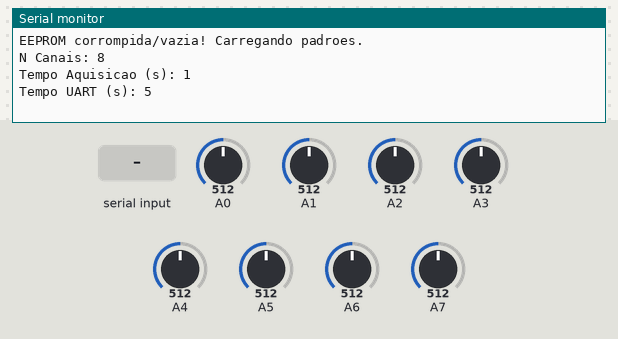
This sketch was run on a simulated Arduino Uno, built with avr-gcc and run on an emulated ATmega328P. Shown: the last lines printed to the serial monitor. Inputs (shaded band) come from the test bench; at power-on: A0 = 512, A1 = 512, A2 = 512, A3 = 512, A4 = 512, A5 = 512, A6 = 512, A7 = 512. EEPROM starts erased.

Above: at 1.7 s.
1.8 s: "90,45\n" received over Serial
At 2.5 s:
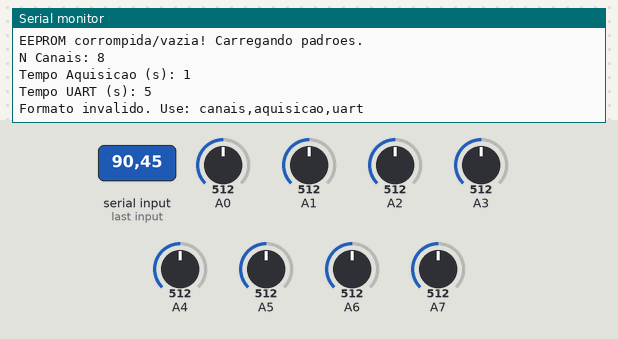
5.9 s: "90,45,20010\n" received over Serial
At 7.1 s:
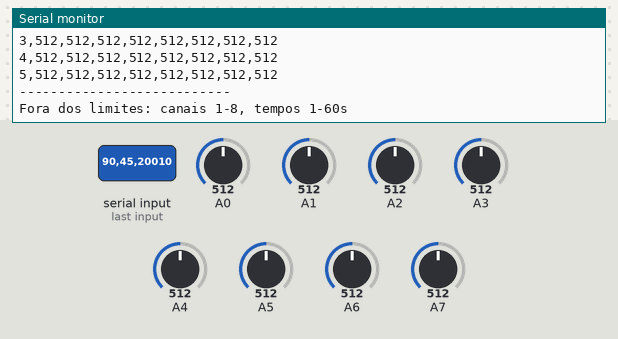
7.4 s: A0 set to 716
8.9 s: A1 set to 716
10.4 s: A2 set to 716
At 11.5 s:
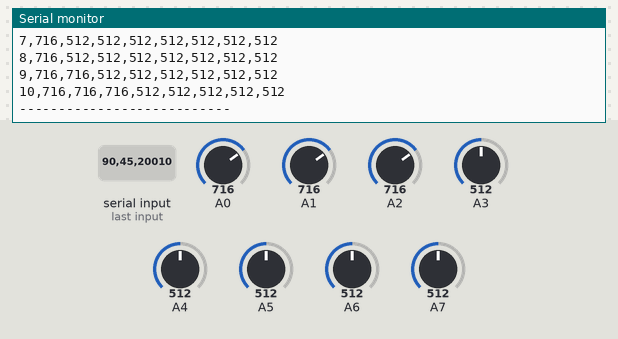
11.9 s: A3 set to 716
Timing chart, 0 to 14.4 s (numbered marks = the images above; inputs shaded):
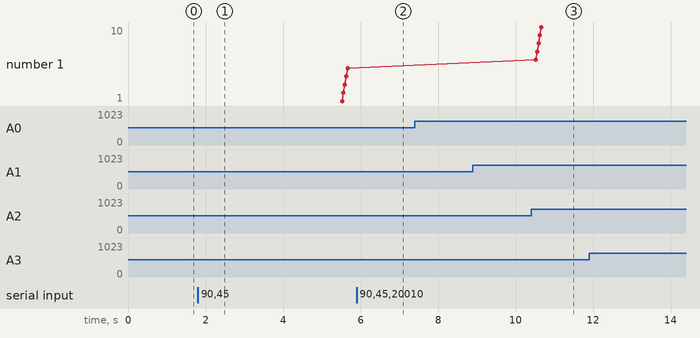

Measured:
- after the input at 1.8 s, the serial monitor: prints a new line at once (image 1)
- after the input at 5.9 s, the serial monitor: prints a new line at once (image 2)
- after the input at 10.4 s, the serial monitor: prints a new line after 0.27 s (image 3)

The sketch:

Aula3.ino
```cpp
//canais,tempo_aquisicao,tempo_uart
#include <Arduino.h>
#include <EEPROM.h>
#include <stddef.h>

#define EEPROM_ADDR_CFG 0

// Estrutura de Configuração
typedef struct {
    uint16_t u16_num_canais;
    uint16_t u16_tempo_aquisicao;
    uint16_t u16_tempo_uart;
    uint16_t u16_checksum;
} st_cfg_t;

// Union Corrigida: Todos os membros alinhados em 16 bits (18 bytes totais)
typedef union {
    int16_t i16_canais[9];
    struct {
        uint16_t u16_timestamp; // Modificado para uint16_t (2 bytes) para nao corromper a0
        int16_t i16_a0;
        int16_t i16_a1;
        int16_t i16_a2;
        int16_t i16_a3;
        int16_t i16_a4;
        int16_t i16_a5;
        int16_t i16_a6;
        int16_t i16_a7;
    } st_adc_t;
} st_channel_t;

// Variáveis Globais
st_cfg_t cfg;
st_channel_t st_log_canais[5];

uint8_t u8_indice_log = 0;
char buf_uart[32];
uint8_t u8_idx_uart = 0;

uint32_t u32_tempo_aquisicao = 0;
uint32_t u32_tempo_uart = 0;

// Prototipação das Funções
uint16_t calcularChecksum(const st_cfg_t &cfg);
void salvarConfig(st_cfg_t &cfg);
bool carregarConfig(st_cfg_t &cfg);
void print_data_2(st_channel_t *st_dado, uint8_t u8_num_logs, uint8_t u8_canais, uint8_t u8_indice_inicial);
void verificarComandoUART();
void ler_canais(st_channel_t &canal, uint8_t u8_num_canais);

// ============================================================
// Funções de EEPROM
// ============================================================

uint16_t calcularChecksum(const st_cfg_t &cfg) {
    const uint8_t *p = (const uint8_t*)&cfg;
    uint16_t chk = 0;
    for (size_t i = 0; i < offsetof(st_cfg_t, u16_checksum); i++) {
        chk += p[i];
    }
    return chk;
}

void salvarConfig(st_cfg_t &cfg) {
    cfg.u16_checksum = calcularChecksum(cfg);
    EEPROM.put(EEPROM_ADDR_CFG, cfg);
}

bool carregarConfig(st_cfg_t &cfg) {
    EEPROM.get(EEPROM_ADDR_CFG, cfg);
    return (calcularChecksum(cfg) == cfg.u16_checksum);
}

// ============================================================
// Visualização de Dados (Buffer Circular)
// ============================================================

void print_data_2(st_channel_t *st_dado, uint8_t u8_num_logs, uint8_t u8_canais, uint8_t u8_indice_inicial) {
    for (uint8_t u8_k = 0; u8_k < u8_num_logs; u8_k++) {
        uint8_t u8_i = (u8_indice_inicial + u8_k) % u8_num_logs; // Inicia do dado mais antigo

        for (uint8_t u8_j = 0; u8_j <= u8_canais; u8_j++) {
            Serial.print(st_dado[u8_i].i16_canais[u8_j]);
            if (u8_j < u8_canais) {
                Serial.print(",");
            }
        }
        Serial.print("\n");
    }
    Serial.print("---------------------------\n");
}

// ============================================================
// Leitura e Processamento de Periféricos
// ============================================================

void ler_canais(st_channel_t &canal, uint8_t u8_num_canais) {
    canal.st_adc_t.u16_timestamp = (uint16_t)(millis() / 1000);

    for (uint8_t u8_i = 0; u8_i < u8_num_canais && u8_i < 8; u8_i++) {
        canal.i16_canais[u8_i + 1] = analogRead(u8_i);
    }
}

void verificarComandoUART() {
    while (Serial.available()) {
        char c = Serial.read();

        if (c == '\n' || c == '\r') {
            if (u8_idx_uart == 0) continue;
            buf_uart[u8_idx_uart] = '\0';

            uint16_t v1, v2, v3;
            int pos = 0;
            int n = sscanf(buf_uart, "%hu,%hu,%hu%n", &v1, &v2, &v3, &pos);

            u8_idx_uart = 0; // Reseta índice para a próxima recepção

            bool formato_ok = (n == 3) && ((size_t)pos == strlen(buf_uart));
            bool limites_ok = formato_ok && (v1 >= 1 && v1 <= 8) && (v2 >= 1 && v2 <= 60) && (v3 >= 1 && v3 <= 60);

            if (limites_ok) {
                cfg.u16_num_canais = v1;
                cfg.u16_tempo_aquisicao = v2;
                cfg.u16_tempo_uart = v3;
                salvarConfig(cfg);

                memset(st_log_canais, 0, sizeof(st_log_canais));
                u8_indice_log = 0;

                Serial.println("Config atualizada e salva na EEPROM!");
            }
            else if (!formato_ok) {
                Serial.println("Formato invalido. Use: canais,aquisicao,uart");
            }
            else {
                Serial.println("Fora dos limites: canais 1-8, tempos 1-60s");
            }
        }
        else {
            if (u8_idx_uart < sizeof(buf_uart) - 1) {
                buf_uart[u8_idx_uart++] = c;
            }
        }
    }
}

// ============================================================
// Setup e Loop Principal
// ============================================================

void setup() {
    Serial.begin(9600);

    if (!carregarConfig(cfg)) {
        delay(500);
        Serial.println("EEPROM corrompida/vazia! Carregando padroes.");
        cfg.u16_num_canais = 8;
        cfg.u16_tempo_aquisicao = 1;
        cfg.u16_tempo_uart = 5;
        salvarConfig(cfg);
    }

    u32_tempo_aquisicao = millis();
    u32_tempo_uart = millis();

    Serial.print("N Canais: "); Serial.println(cfg.u16_num_canais);
    Serial.print("Tempo Aquisicao (s): "); Serial.println(cfg.u16_tempo_aquisicao);
    Serial.print("Tempo UART (s): "); Serial.println(cfg.u16_tempo_uart);
}

void loop() {
    uint32_t u32_tempo_atual = millis();

    verificarComandoUART();

    // Temporizador de Aquisição
    if ((u32_tempo_atual - u32_tempo_aquisicao) >= (cfg.u16_tempo_aquisicao * 1000UL)) {
        u32_tempo_aquisicao = u32_tempo_atual;

        ler_canais(st_log_canais[u8_indice_log], cfg.u16_num_canais);
        u8_indice_log = (u8_indice_log + 1) % 5; // Incremento circular seguro
    }

    // Temporizador de Transferência UART
    if ((u32_tempo_atual - u32_tempo_uart) >= (cfg.u16_tempo_uart * 1000UL)) {
        u32_tempo_uart = u32_tempo_atual;
        print_data_2(st_log_canais, 5, cfg.u16_num_canais, u8_indice_log);
    }
}
```
